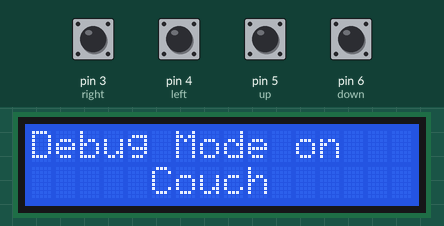
This sketch was run on a simulated Arduino Nano, built with avr-gcc and run on an emulated ATmega328P. On the bench: 16×2 character LCD. The test bench sets the inputs (shaded band); at power-on: pin 3 (right), pin 4 (left), pin 5 (up), pin 6 (down) LOW.

Above: at 1.2 s.
1.3 s: pin 3 (right) pulled HIGH for 0.15 s
At 2.5 s:
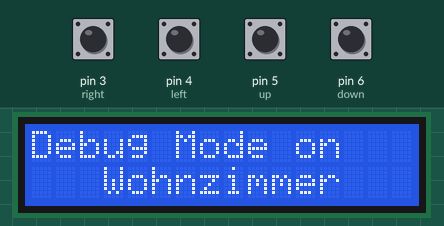
2.9 s: pin 5 (up) pulled HIGH for 0.15 s
At 3.7 s:
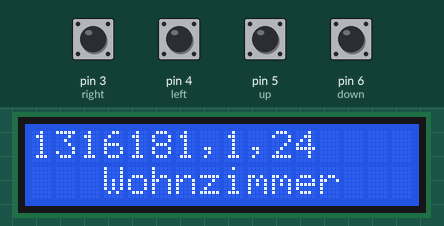
4.8 s: pin 4 (left) pulled HIGH for 0.15 s
At 5.4 s:
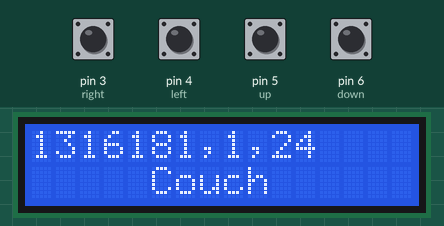
6.4 s: pin 4 (left) pulled HIGH for 1 s
At 7.8 s:
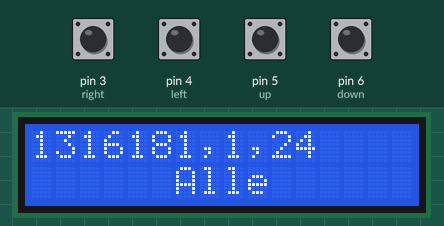
8.9 s: pin 4 (left) pulled HIGH for 0.15 s
At 9.7 s:
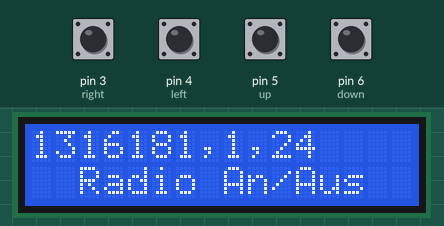
10.5 s: pin 4 (left) pulled HIGH for 0.15 s
At 10.9 s:
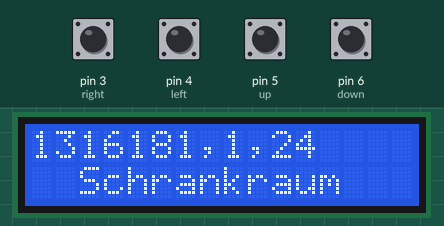
Timing chart, 0 to 13.1 s (numbered marks = the images above; inputs shaded):
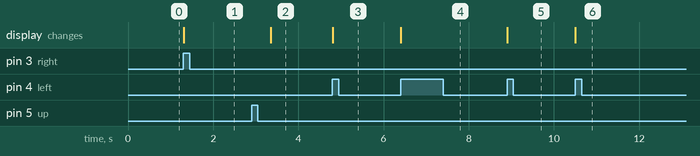

Measured:
- after the input at 1.3 s, the display: changes at once (image 1)
- after the input at 2.9 s, the display: changes after 0.46 s (image 2)
- after the input at 4.8 s, the display: changes at once (image 3)
- after the input at 6.4 s, the display: changes at once (image 4)
- after the input at 8.9 s, the display: changes at once (image 5)
- after the input at 10.5 s, the display: changes at once (image 6)

The sketch:

RCNano.ino
```cpp
#include <RCSwitch.h>
#include <LiquidCrystal.h>
#define sendPin 2
#define left 4
#define right 3
#define up 5
#define down 6
#define lcdon 13
#define nlights 17
#define sleepmillis 30000

RCSwitch Sender = RCSwitch();
LiquidCrystal lcd(12,11,10,9,8,7);

int i = 0;
bool upd, downd, leftd, rightd, sleep;
long delaym = 0;
long smillis = 0;
char dbuffer[30] = "Debug Mode on";
bool debug = true;
unsigned long codeon, codeoff, bits, proto;
int pulse[] = {0,427,686};
int repeat[] = {0,6,6};

// Name, OnCode, OffCode, Proto, Bits -- in HEX
char* light[][5] = {
                   // Wohnbereich
                   {"Couch","151555","151554","1","18"},       //1,1
                   {"Wohnzimmer","141555","141554","1","18"},  //5.1
                   {"Thai Lampe","514555","514554","1","18"},  //3,2
                   {"Spot WZ","155155","155154","1","18"},     //1,3
                   {"Esstisch","451555","451554","1","18"},    //2,1
                   // Küchenberech
                   {"Kueche","454555","454554","1","18"},      //2,2
                   {"Bar","515155","515154","1","18"},         //3,3
                   {"Kueche Gesamt","99707000","A9707000","2","20"},
                   // Schlafzimmer
                   {"Stehlampe","154555","154554","1","18"},   //1,2
                   {"Bett","144555","144554","1","18"},        //5.2
                   {"Schlafzimmer","541555","541554","1","18"},//4,1
                   // Vorzimme
                   {"Vorzimmer","155455","155454","1","18"},   //1,4
                   {"Abstellraum","455455","455454","1","18"}, //2,4
                   {"Toilette","455155","455154","1","18"},    //2,3
                   // Badezimmer
                   {"Badezimmer","511555","511554","1","18"},  //3,1
                   {"Schrankraum","515455","515454","1","18"}, //3,4
                   // Gruppen
                   {"Radio An/Aus","145455","145454","1","18"},//5.4
                   {"Alle","145155","145154","1","18"}         //5,3
                 };

// the setup function runs once when you press reset or power the board
void setup() {
  Serial.begin(9600);
  lcd.begin(16,2);
  lcd.print("Initializing...");
  pinMode(left, INPUT);
  pinMode(right, INPUT);
  pinMode(up, INPUT);
  pinMode(down, INPUT);
  pinMode(lcdon, OUTPUT);
  Sender.enableTransmit(sendPin);
  changeLight();
}

// the loop function runs over and over again forever
void loop() {
    smillis = millis();

    if (digitalRead(up) == HIGH && upd == false) {
        Sender.setProtocol(proto);
        Sender.setPulseLength(pulse[proto]);
        Sender.setRepeatTransmit(repeat[proto]);
        Sender.send(codeon,bits);
        if (debug) {
          sprintf(dbuffer,"%lu,%lu,%lu",codeon,proto,bits);
          changeLight();
        }
        upd = true;
        //delaym = 0;
    }

    if (digitalRead(up) == LOW) {
      upd = false;
    }

    if (digitalRead(down) == HIGH && downd == false) {
        Sender.setProtocol(proto);
        Sender.setPulseLength(pulse[proto]);
        Sender.setRepeatTransmit(repeat[proto]);
        Sender.send(codeoff,bits);
        if (debug) {
          sprintf(dbuffer,"%lu,%lu,%lu",codeoff, proto, bits);
          changeLight();
        }
        downd = true;
        //delaym = 0;
    }

    if (digitalRead(down) == LOW) {
      downd = false;
    }

    if (digitalRead(left) == HIGH && leftd == false)  {
       if (sleep == false) {
         i--;
         if ( i == -1 ) { i = nlights; }
         leftd = true;
         changeLight();
       }
       delaym = 0;
       delay(200);
    }

    if (digitalRead(left) == LOW) {
      leftd = false;
    }

    if (digitalRead(right) == HIGH && rightd == false) {
       if ( sleep == false ) {
         i++;
         if ( i > nlights ) { i = 0; }
         rightd = true;
         changeLight();
       }
       delaym = 0;
       delay(200);
    }

    if (digitalRead(right) == LOW) {
     rightd = false;
    }

    delaym = delaym + (millis() - smillis);

    if ( delaym > sleepmillis ) {
      digitalWrite(lcdon, LOW);
      sleep = true;
    } else {
      digitalWrite(lcdon, HIGH);
      sleep = false;
    }
}

void changeLight() {
  proto = x2i(light[i][3]);
  bits = x2i(light[i][4]);
  if ( proto == 2 ) {
    codeon = x2i(convhex32(light[i][1]));
    codeoff = x2i(convhex32(light[i][2]));
  } else {
    codeon = x2i(light[i][1]);
    codeoff = x2i(light[i][2]);
  }
  lcd.clear();
  if (debug == false) {
    lcd.setCursor(5,0);
    lcd.print("Licht");
  } else {
    lcd.setCursor(0,0);
    lcd.print(dbuffer);
  }
  String text = light[i][0];
  int pos = (16 - text.length()) / 2;
  lcd.setCursor(pos,1);
  lcd.print(text);
}

unsigned long x2i(char *s)
{

 unsigned long x = 0;
 for(;;) {
   char c = *s;
   if (c >= '0' && c <= '9') {
      x *= 16;
      x += c - '0';
   }
   else if (c >= 'A' && c <= 'F') {
      x *= 16;
      x += (c - 'A') + 10;
   }
   else break;
   s++;
 }
 return x;
}

static char* convhex32(char* hexvalue){
  static char retvalue[8];
  static char convtable[17] = {"084C2A6E195D3B7F"};
  static int bytetable[8] = {1,0,3,2,5,4,7,6};

  for (unsigned int i = 0; i < strlen(hexvalue); i++) {
  	char temp[1];
  	temp[0] = hexvalue[i];
  	char *ptr;
    int num = (int)strtol(temp, &ptr, 16);
    if ( i == 1 ) { num = num & 14;}
    retvalue[bytetable[i]] = convtable[num];
  }
  return retvalue;
}
```
